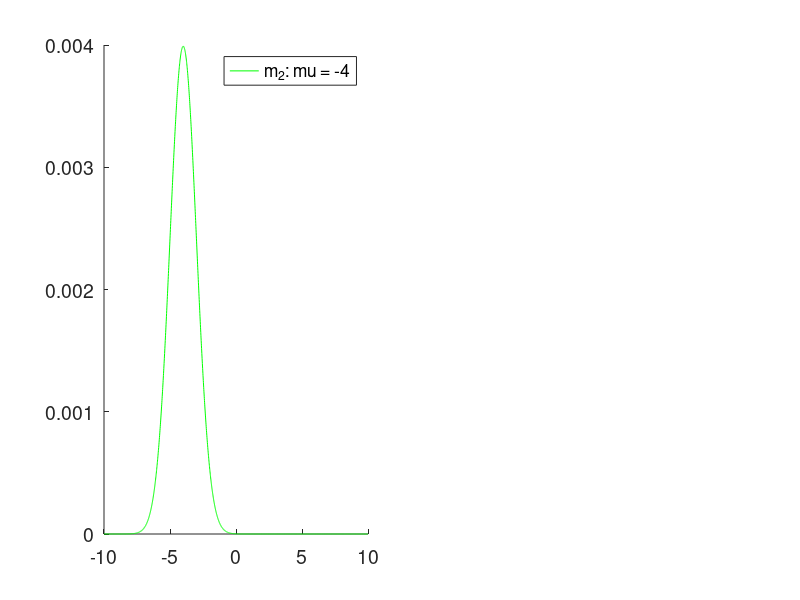

MATLAB code for this plot: (Note: this script raises an error after producing the figure.)
function test_HMoG
% test the influence of mean shift on Chernoff bound
%------------------------------------------------------------
% Copyright (C) 2012 Jean Daunizeau / License GNU GPL v2
%------------------------------------------------------------

alpha = 1;
dx = 0:1:8;
ps = 0.5*ones(2,1);

gri = -10:0.01:10;
col = repmat('rgbcmy',1,1e2);

n = 1;
In = eye(n);

mus{1} = zeros(n,1)-4;
Qs{1} = alpha.*In;
tmp = mus{1}-gri;
p1 = exp(-0.5*tmp.^2./Qs{1});
p1 = p1./sum(p1);

hf = figure('color',[1 1 1]);
pos = get(hf,'position');
set(hf,'position',[pos(1)-pos(3)/2 pos(2) 2*pos(3) pos(4)])
ha = subplot(1,2,1,'parent',hf);
set(ha,...
    'nextplot','add',...
    'xlim',[min(gri) max(gri)],...
    'fontsize',14);

str = cell(0);
xt = cell(0);
DJS = zeros(length(dx),1);
b = DJS;
pe = DJS;

for i = 1:length(dx)

    
    mus{2} = mus{1}+dx(i);
    Qs{2} = Qs{1};
    
    tmp = mus{2}-gri;
    p2 = exp(-0.5*tmp.^2./Qs{2});
    p2 = p2./sum(p2);
    
    plot(ha,gri,p2,'color',col(i+1));
    str{i} = ['m_2: mu = ',num2str( mus{2})];
    legend(str)
    
    [DJS(i),b(i)] = JensenShannon(mus,Qs,ps);
    [pe(i)] = ProbError(mus,Qs,ps);
    
    
end
plot(ha,gri,p1,'k--');
str{end+1} = ['m_1: mu = ',num2str(mus{1})];
legend(ha,str)
grid(ha,'on')
xlabel(ha,'y')
ylabel(ha,'p(y|m)')

ha2 = subplot(1,2,2,'parent',hf);
set(ha2,...
    'nextplot','add',...
    'xlim',[0.5,length(dx)+.5],...
    'xtick',1:length(dx),...
    'xticklabel',dx,...
    'fontsize',14)
plot(ha2,pe,'g')
plot(ha2,-DJS,'b')
plot(ha2,0.5*b,'r')
plot(ha2,0.25*b.^2,'r--')
plot(ha2,-DJS,'b.')
plot(ha2,0.5*b,'r.')
plot(ha2,0.25*b.^2,'r.')
plot(ha2,pe,'g.')
grid(ha2,'on')
xlabel(ha2,'mean contrast')
ylabel(ha2,'p(e=1|u)')
legend(ha2,{'p(e=1|u)','r(u)','b(u)/2','b(u)^2/4'})
getSubplots

